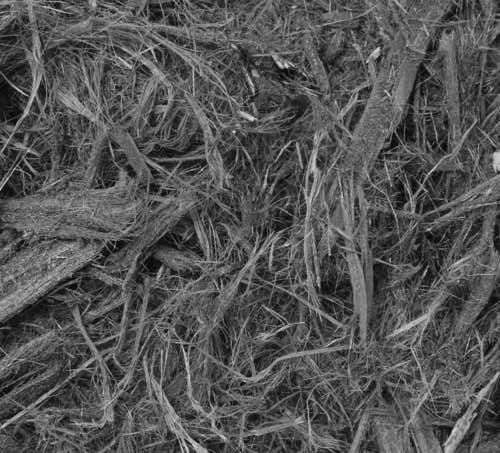
#> input picture Textures/Im01.jpg, 500 x 453 px
$ python a_extract_features.py --folder Textures   (older library calls are emulated)
#> lines starting #> are read from the running program, lines starting #| are printed output that depends on the picture; after the words box and inside, x2 and y2 are one past the last pixel; in counts of white or black regions, pixels touching at a corner belong together
### feature_extraction/shape_features.py
"""
Shape Feature Extraction Module

This module implements shape-based descriptors:
1. Fourier Transform Coefficients on contours
2. Histogram of Contour Directions
"""

import cv2
import numpy as np
from typing import Dict, Tuple, Optional


def find_largest_contour(image: np.ndarray) -> Optional[np.ndarray]:
    """
    Find the contour with the most points in the image.

    Args:
        image: Input image (grayscale or color)

    Returns:
        The largest contour or None if no contours found
    """
    # Convert to grayscale if needed
    if len(image.shape) == 3:
        gray = cv2.cvtColor(image, cv2.COLOR_BGR2GRAY)
    else:
        gray = image.copy()

    # Apply binary threshold
    _, binary = cv2.threshold(gray, 127, 255, cv2.THRESH_BINARY)

    # Find contours
    contours, _ = cv2.findContours(binary, cv2.RETR_EXTERNAL, cv2.CHAIN_APPROX_NONE)

    if not contours:
        return None

    # Return contour with most points
    largest_contour = max(contours, key=len)
    return largest_contour


def compute_fourier_descriptors(contour: np.ndarray, num_descriptors: int = 20) -> np.ndarray:
    """
    Compute Fourier descriptors from a contour.

    The Fourier descriptors are obtained by:
    1. Treating the contour as a complex function: z(t) = x(t) + j*y(t)
    2. Computing the FFT
    3. Keeping the first N coefficients (normalized and translation/rotation invariant)

    Args:
        contour: Contour points array of shape (N, 1, 2)
        num_descriptors: Number of Fourier descriptors to keep

    Returns:
        Array of Fourier descriptor magnitudes
    """
    # Reshape contour to (N, 2)
    contour = contour.reshape(-1, 2)

    # Convert to complex representation
    complex_contour = contour[:, 0] + 1j * contour[:, 1]

    # Compute FFT
    fourier_result = np.fft.fft(complex_contour)

    # Take magnitude and normalize
    fourier_magnitudes = np.abs(fourier_result)

    # Make translation invariant (remove DC component)
    fourier_magnitudes[0] = 0

    # Make scale invariant (normalize by first non-zero coefficient)
    if fourier_magnitudes[1] != 0:
        fourier_magnitudes = fourier_magnitudes / fourier_magnitudes[1]

    # Return first num_descriptors coefficients
    descriptors = fourier_magnitudes[:num_descriptors]

    return descriptors


def compute_contour_direction_histogram(contour: np.ndarray, num_bins: int = 8) -> np.ndarray:
    """
    Compute histogram of contour directions.

    This descriptor captures the distribution of edge orientations along the contour.

    Args:
        contour: Contour points array of shape (N, 1, 2)
        num_bins: Number of histogram bins (typically 8 for 8 directions)

    Returns:
        Normalized histogram of contour directions
    """
    # Reshape contour
    contour = contour.reshape(-1, 2)

    if len(contour) < 2:
        return np.zeros(num_bins)

    # Compute direction vectors between consecutive points
    directions = np.diff(contour, axis=0)

    # Compute angles (in radians)
    angles = np.arctan2(directions[:, 1], directions[:, 0])

    # Convert to degrees and normalize to [0, 360)
    angles_deg = np.degrees(angles) % 360

    # Create histogram
    hist, _ = np.histogram(angles_deg, bins=num_bins, range=(0, 360))

    # Normalize histogram
    hist = hist.astype(np.float32)
    if np.sum(hist) > 0:
        hist = hist / np.sum(hist)

    return hist


def extract_shape_features(image: np.ndarray,
                          num_fourier: int = 20,
                          num_direction_bins: int = 8) -> Dict[str, np.ndarray]:
    """
    Extract all shape features from an image.

    Args:
        image: Input image
        num_fourier: Number of Fourier descriptors
        num_direction_bins: Number of bins for direction histogram

    Returns:
        Dictionary containing:
            - 'fourier_descriptors': Fourier transform coefficients
            - 'direction_histogram': Histogram of contour directions
            - 'combined': Concatenated feature vector
    """
    # Find largest contour
    contour = find_largest_contour(image)

    if contour is None or len(contour) < 10:
        # Return zero features if no valid contour found
        fourier_desc = np.zeros(num_fourier)
        direction_hist = np.zeros(num_direction_bins)
    else:
        # Compute Fourier descriptors
        fourier_desc = compute_fourier_descriptors(contour, num_fourier)

        # Compute direction histogram
        direction_hist = compute_contour_direction_histogram(contour, num_direction_bins)

    # Combine all shape features
    combined = np.concatenate([fourier_desc, direction_hist])

    return {
        'fourier_descriptors': fourier_desc.tolist(),
        'direction_histogram': direction_hist.tolist(),
        'combined': combined.tolist()
    }


# [16 lines that do not run on import are left out]

### feature_extraction/texture_features.py
"""
Texture Feature Extraction Module

This module implements texture-based descriptors:
1. Gabor Filters (multiple orientations and scales)
2. Tamura Features (coarseness, contrast, directionality)
"""

import cv2
import numpy as np
from typing import Dict, List, Tuple
from scipy import ndimage


def create_gabor_kernels(ksize: int = 21,
                        orientations: List[float] = None,
                        scales: List[float] = None) -> List[np.ndarray]:
    """
    Create a bank of Gabor filter kernels.

    Args:
        ksize: Kernel size
        orientations: List of orientations in degrees (default: [0, 45, 90, 135])
        scales: List of scales (wavelengths) for the filters

    Returns:
        List of Gabor kernels
    """
    if orientations is None:
        orientations = [0, 45, 90, 135]

    if scales is None:
        scales = [3, 5, 7]

    kernels = []
    for theta in orientations:
        theta_rad = np.deg2rad(theta)
        for lambd in scales:
            kernel = cv2.getGaborKernel(
                (ksize, ksize),
                sigma=5.0,
                theta=theta_rad,
                lambd=lambd,
                gamma=0.5,
                psi=0
            )
            kernels.append(kernel)

    return kernels


def extract_gabor_features(image: np.ndarray) -> np.ndarray:
    """
    Extract Gabor filter features from an image.

    For each Gabor filter, we compute the mean and standard deviation
    of the filter response, creating a texture descriptor.

    Args:
        image: Input image (grayscale or color)

    Returns:
        Array of Gabor features (mean and std for each filter)
    """
    # Convert to grayscale if needed
    if len(image.shape) == 3:
        gray = cv2.cvtColor(image, cv2.COLOR_BGR2GRAY)
    else:
        gray = image.copy()

    # Normalize image
    gray = gray.astype(np.float32) / 255.0

    # Create Gabor kernels
    kernels = create_gabor_kernels()

    features = []
    for kernel in kernels:
        # Apply Gabor filter
        filtered = cv2.filter2D(gray, cv2.CV_32F, kernel)

        # Compute statistics
        mean = np.mean(filtered)
        std = np.std(filtered)

        features.extend([mean, std])

    return np.array(features)


def compute_tamura_coarseness(image: np.ndarray, kmax: int = 5) -> float:
    """
    Compute Tamura coarseness feature.

    Coarseness measures the texture granularity. Larger values indicate
    coarser textures.

    Args:
        image: Grayscale image
        kmax: Maximum window size parameter (2^kmax x 2^kmax)

    Returns:
        Coarseness value
    """
    # Convert to grayscale if needed
    if len(image.shape) == 3:
        gray = cv2.cvtColor(image, cv2.COLOR_BGR2GRAY)
    else:
        gray = image.copy()

    gray = gray.astype(np.float32)
    h, w = gray.shape

    # Compute average over neighborhoods of different sizes
    A_k = []
    for k in range(kmax):
        window_size = 2 ** k
        # Use uniform filter for averaging
        avg = ndimage.uniform_filter(gray, size=window_size)
        A_k.append(avg)

    # Compute differences between non-overlapping neighborhoods
    E_h = np.zeros((kmax, h, w))
    E_v = np.zeros((kmax, h, w))

    for k in range(kmax):
        window_size = 2 ** k
        # Horizontal and vertical differences
        E_h[k] = np.abs(
            np.roll(A_k[k], window_size, axis=1) -
            np.roll(A_k[k], -window_size, axis=1)
        )
        E_v[k] = np.abs(
            np.roll(A_k[k], window_size, axis=0) -
            np.roll(A_k[k], -window_size, axis=0)
        )

    # Find the k that maximizes E in either direction for each pixel
    E_max = np.maximum(E_h, E_v)
    k_best = np.argmax(E_max, axis=0)

    # Compute coarseness
    S_best = 2 ** k_best
    coarseness = np.mean(S_best)

    return float(coarseness)


def compute_tamura_contrast(image: np.ndarray) -> float:
    """
    Compute Tamura contrast feature.

    Contrast measures the dynamic range of gray levels.

    Args:
        image: Grayscale image

    Returns:
        Contrast value
    """
    # Convert to grayscale if needed
    if len(image.shape) == 3:
        gray = cv2.cvtColor(image, cv2.COLOR_BGR2GRAY)
    else:
        gray = image.copy()

    gray = gray.astype(np.float32)

    # Compute standard deviation and kurtosis
    mu = np.mean(gray)
    sigma = np.std(gray)

    # Fourth moment (kurtosis)
    mu4 = np.mean((gray - mu) ** 4)

    if sigma == 0:
        return 0.0

    # Contrast formula
    alpha4 = mu4 / (sigma ** 4)
    contrast = sigma / (alpha4 ** 0.25) if alpha4 > 0 else 0

    return float(contrast)


def compute_tamura_directionality(image: np.ndarray, num_bins: int = 16) -> Tuple[float, np.ndarray]:
    """
    Compute Tamura directionality feature.

    Directionality measures the degree to which the texture has a dominant direction.

    Args:
        image: Grayscale image
        num_bins: Number of bins for direction histogram

    Returns:
        Tuple of (directionality_value, direction_histogram)
    """
    # Convert to grayscale if needed
    if len(image.shape) == 3:
        gray = cv2.cvtColor(image, cv2.COLOR_BGR2GRAY)
    else:
        gray = image.copy()

    gray = gray.astype(np.float32)

    # Compute gradients using Sobel operators
    delta_h = cv2.Sobel(gray, cv2.CV_32F, 1, 0, ksize=3)
    delta_v = cv2.Sobel(gray, cv2.CV_32F, 0, 1, ksize=3)

    # Compute gradient magnitude
    delta_g = np.sqrt(delta_h ** 2 + delta_v ** 2)

    # Compute gradient direction
    theta = np.arctan2(delta_v, delta_h)
    theta = (theta + np.pi) * (180 / np.pi)  # Convert to degrees [0, 360)

    # Quantize directions
    theta = theta % 180  # Use 180 degrees (0-180)

    # Only consider pixels with significant gradient
    threshold = np.mean(delta_g) * 0.1
    mask = delta_g > threshold

    # Build histogram
    if np.sum(mask) > 0:
        hist, bin_edges = np.histogram(
            theta[mask],
            bins=num_bins,
            range=(0, 180)
        )
        hist = hist.astype(np.float32)
        hist = hist / np.sum(hist)  # Normalize
    else:
        hist = np.zeros(num_bins, dtype=np.float32)

    # Compute directionality measure (peakedness of histogram)
    # Higher values indicate stronger directionality
    bin_centers = (bin_edges[:-1] + bin_edges[1:]) / 2

    # Find peaks in histogram
    if np.max(hist) > 0:
        # Directionality is inversely related to histogram variance
        mean_angle = np.sum(bin_centers * hist)
        variance = np.sum(hist * ((bin_centers - mean_angle) ** 2))
        directionality = 1.0 - variance / 1000.0  # Normalize
    else:
        directionality = 0.0

    return float(directionality), hist


def extract_tamura_features(image: np.ndarray) -> Dict[str, any]:
    """
    Extract all Tamura texture features.

    Args:
        image: Input image

    Returns:
        Dictionary containing:
            - 'coarseness': Coarseness value
            - 'contrast': Contrast value
            - 'directionality': Directionality value
            - 'direction_histogram': Direction histogram
    """
    coarseness = compute_tamura_coarseness(image)
    contrast = compute_tamura_contrast(image)
    directionality, dir_hist = compute_tamura_directionality(image)

    return {
        'coarseness': float(coarseness),
        'contrast': float(contrast),
        'directionality': float(directionality),
        'direction_histogram': dir_hist.tolist()
    }


def extract_texture_features(image: np.ndarray) -> Dict[str, any]:
    """
    Extract all texture features from an image.

    Args:
        image: Input image

    Returns:
        Dictionary containing:
            - 'gabor_features': Gabor filter responses
            - 'tamura_features': Tamura texture features
            - 'combined': Concatenated feature vector
    """
    # Extract Gabor features
    gabor_features = extract_gabor_features(image)

    # Extract Tamura features
    tamura_features = extract_tamura_features(image)

    # Combine into a single feature vector
    combined = np.concatenate([
        gabor_features,
        [tamura_features['coarseness']],
        [tamura_features['contrast']],
        [tamura_features['directionality']],
        tamura_features['direction_histogram']
    ])

    return {
        'gabor_features': gabor_features.tolist(),
        'tamura_coarseness': tamura_features['coarseness'],
        'tamura_contrast': tamura_features['contrast'],
        'tamura_directionality': tamura_features['directionality'],
        'tamura_direction_histogram': tamura_features['direction_histogram'],
        'combined': combined.tolist()
    }


# [15 lines that do not run on import are left out]

### a_extract_features.py
"""
Program (a): Feature Extraction to JSON

This program processes all images in a folder and extracts both shape and
texture features, saving them to JSON files with the same name as each image.

Usage:
    python a_extract_features.py --folder <path_to_image_folder>

Example:
    python a_extract_features.py --folder ./images/dataset1
"""

import os
import json
import argparse
import cv2
import numpy as np
from pathlib import Path
from typing import Dict, List
from feature_extraction.shape_features import extract_shape_features
from feature_extraction.texture_features import extract_texture_features


def is_image_file(filename: str) -> bool:
    """
    Check if a file is an image based on its extension.

    Args:
        filename: Name of the file

    Returns:
        True if the file is an image
    """
    valid_extensions = {'.jpg', '.jpeg', '.png', '.bmp', '.tiff', '.tif', '.gif'}
    ext = Path(filename).suffix.lower()
    return ext in valid_extensions


def extract_all_features(image_path: str) -> Dict:
    """
    Extract all features (shape + texture) from an image.

    Args:
        image_path: Path to the image file

    Returns:
        Dictionary containing all extracted features
    """
    # Load image
    image = cv2.imread(image_path)

    if image is None:
        raise ValueError(f"Failed to load image: {image_path}")

    # Extract shape features
    print(f"  - Extracting shape features...")
    shape_features = extract_shape_features(image)

    # Extract texture features
    print(f"  - Extracting texture features...")
    texture_features = extract_texture_features(image)

    # Combine all features
    all_features = {
        'image_path': image_path,
        'image_name': os.path.basename(image_path),
        'shape_features': shape_features,
        'texture_features': texture_features,
        'combined_feature_vector': (
            shape_features['combined'] +
            texture_features['combined']
        )
    }

    return all_features


def process_folder(folder_path: str, output_folder: str = None) -> List[str]:
    """
    Process all images in a folder and save features to JSON files.

    Args:
        folder_path: Path to the folder containing images
        output_folder: Optional output folder for JSON files (default: same as input)

    Returns:
        List of processed image paths
    """
    if not os.path.exists(folder_path):
        raise ValueError(f"Folder not found: {folder_path}")

    # Use input folder as output folder if not specified
    if output_folder is None:
        output_folder = folder_path
    else:
        os.makedirs(output_folder, exist_ok=True)

    # Get all image files
    image_files = [
        f for f in os.listdir(folder_path)
        if is_image_file(f)
    ]

    if not image_files:
        print(f"No image files found in {folder_path}")
        return []

    print(f"Found {len(image_files)} images to process")
    print("=" * 70)

    processed_files = []

    for i, image_file in enumerate(image_files, 1):
        image_path = os.path.join(folder_path, image_file)

        print(f"\n[{i}/{len(image_files)}] Processing: {image_file}")

        try:
            # Extract features
            features = extract_all_features(image_path)

            # Create JSON filename
            json_filename = Path(image_file).stem + '.json'
            json_path = os.path.join(output_folder, json_filename)

            # Save to JSON
            with open(json_path, 'w', encoding='utf-8') as f:
                json.dump(features, f, indent=2, ensure_ascii=False)

            print(f"  ✓ Features saved to: {json_filename}")
            print(f"  - Shape feature dimensions: {len(features['shape_features']['combined'])}")
            print(f"  - Texture feature dimensions: {len(features['texture_features']['combined'])}")
            print(f"  - Total feature dimensions: {len(features['combined_feature_vector'])}")

            processed_files.append(image_path)

        except Exception as e:
            print(f"  ✗ Error processing {image_file}: {str(e)}")
            continue

    print("\n" + "=" * 70)
    print(f"Processing complete! {len(processed_files)}/{len(image_files)} images processed successfully.")

    return processed_files


def main():
    """Main function."""
    parser = argparse.ArgumentParser(
        description='Extract features from all images in a folder and save to JSON files.'
    )
    parser.add_argument(
        '--folder',
        type=str,
        required=True,
        help='Path to the folder containing images'
    )
    parser.add_argument(
        '--output',
        type=str,
        default=None,
        help='Output folder for JSON files (default: same as input folder)'
    )

    args = parser.parse_args()

    print("=" * 70)
    print("Program (a): Feature Extraction to JSON")
    print("=" * 70)
    print(f"Input folder: {args.folder}")
    print(f"Output folder: {args.output or args.folder}")
    print()

    try:
        processed_files = process_folder(args.folder, args.output)
#> in extract_all_features, image is the input picture: shape (453, 500, 3); min 0, max 218, mean 84.1
#> in find_largest_contour, `_, binary = cv2.threshold(gray, 127, 255, cv2.THRESH_BINARY)`:
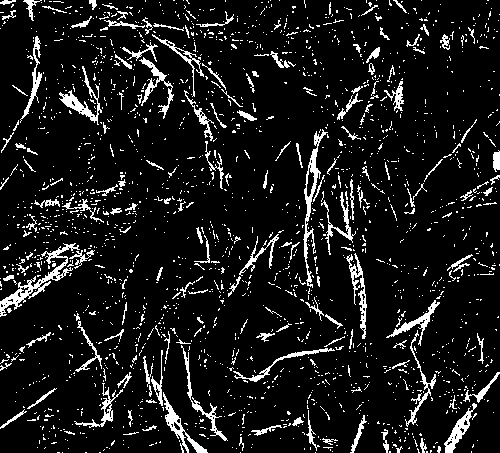
#> binary: shape (453, 500); 9.6% white in thin lines or dots
#> in find_largest_contour, `contours, _ = cv2.findContours(binary, cv2.RETR_EXTERNAL, cv2.CHAIN_AP..`: contours = 2000 contours, 1911 with area under 20; largest, box (x1, y1, x2, y2) and area: (0, 243, 80, 317) 848, (303, 129, 328, 288) 676, (163, 392, 208, 453) 462, (444, 403, 477, 453) 434, (59, 66, 102, 125) 408
#> in find_largest_contour, `largest_contour = max(contours, key=len)`: largest_contour = contour of 478 points, box (x1, y1, x2, y2) (0, 243, 80, 317), area 848
#> in extract_shape_features, `contour = find_largest_contour(image)`: contour has the same summary as largest_contour in find_largest_contour
#> in compute_fourier_descriptors, `contour = contour.reshape(-1, 2)`: contour = 478 pairs, first value 0 to 79, second value 243 to 316
#> in compute_fourier_descriptors, `fourier_magnitudes = np.abs(fourier_result)`: fourier_magnitudes = 478 values, max 133258.5 at index 0, min 0.686 at index 204, mean 378.2
#> in compute_fourier_descriptors, `fourier_magnitudes = fourier_magnitudes / fourier_magnitudes[1]`: fourier_magnitudes = 478 values, max 1.47 at index 477, min 0 at index 0, mean 0.0132
#> in compute_fourier_descriptors, `descriptors = fourier_magnitudes[:num_descriptors]`: descriptors = 20 values, max 1 at index 1, min 0 at index 0, mean 0.114
#> in extract_shape_features, `fourier_desc = compute_fourier_descriptors(contour, num_fourier)`: fourier_desc has the same summary as descriptors in compute_fourier_descriptors
#> in compute_contour_direction_histogram, `directions = np.diff(contour, axis=0)`: directions = 477 pairs, first value -1 to 1, second value -1 to 1
#> in compute_contour_direction_histogram, `angles = np.arctan2(directions[:, 1], directions[:, 0])`: angles = 477 values, max 3.14 at index 5, min -2.36 at index 11, mean 0.673
#> in compute_contour_direction_histogram, `angles_deg = np.degrees(angles) % 360`: angles_deg = 477 values, max 315 at index 13, min 0 at index 1, mean 159.3
#> in compute_contour_direction_histogram, `hist, _ = np.histogram(angles_deg, bins=num_bins, range=(0, 360))`: hist = [81, 28, 49, 84, 75, 33, 43, 84]
#> in compute_contour_direction_histogram, `hist = hist / np.sum(hist)`: hist = [0.17, 0.0587, 0.103, 0.176, 0.157, 0.0692, 0.0901, 0.176]
#> in extract_shape_features, `direction_hist = compute_contour_direction_histogram(contour, num_dire..`: direction_hist has the same summary as hist in compute_contour_direction_histogram
#> in extract_shape_features, `combined = np.concatenate([fourier_desc, direction_hist])`: combined = 28 values, max 1 at index 1, min 0 at index 0, mean 0.117
#> in extract_all_features, `shape_features = extract_shape_features(image)`: shape_features = 3 items
#> the loop in extract_gabor_features, `for kernel in kernels:` made 12 passes
#> (mean, std) on passes 1 to 8: (0.0887, 0.64), (0.346, 1.28), (0.586, 1.84), (0.12, 0.535), (0.313, 1.19), (0.654, 1.78), (0.0885, 0.573), (0.346, 1.04)
#> pass 1, in extract_gabor_features, `filtered = cv2.filter2D(gray, cv2.CV_32F, kernel)`:
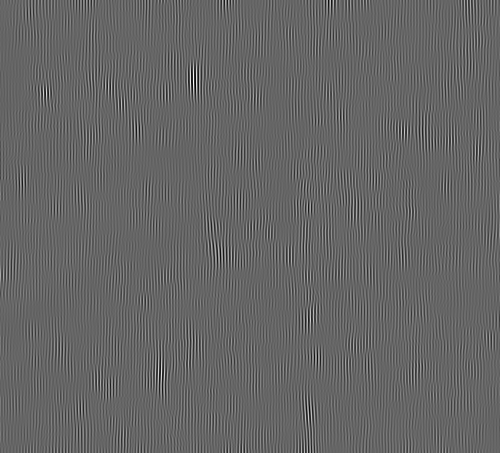
#> filtered: shape (453, 500) float32; min -3.53, max 5.51, mean 0.0887; drawn with min black and max white
#> pass 2, in extract_gabor_features, `filtered = cv2.filter2D(gray, cv2.CV_32F, kernel)`:
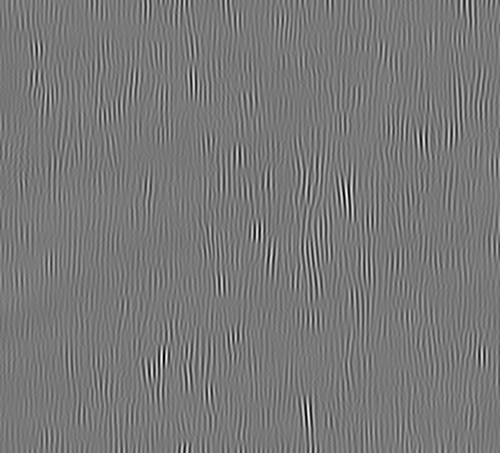
#> filtered: shape (453, 500) float32; min -7.77, max 9.29, mean 0.346; drawn with min black and max white
#> pass 3, in extract_gabor_features, `filtered = cv2.filter2D(gray, cv2.CV_32F, kernel)`:
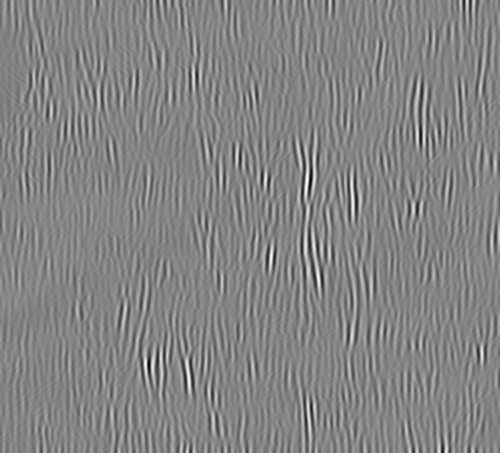
#> filtered: shape (453, 500) float32; min -11.42, max 11.83, mean 0.586; drawn with min black and max white
#> after the loop in extract_gabor_features, `for kernel in kernels:`:
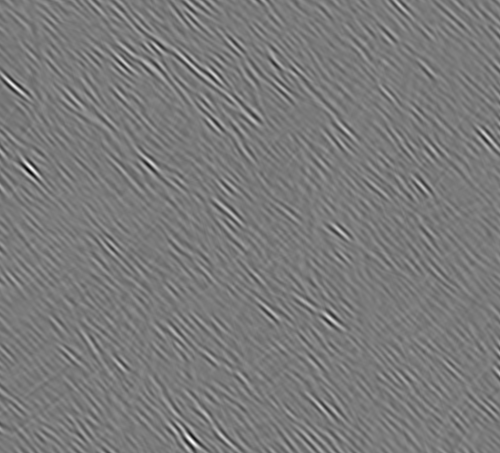
#> filtered: shape (453, 500) float32; min -12.62, max 14.92, mean 0.654; drawn with min black and max white
#> after the loop in extract_gabor_features, `for kernel in kernels:`: features = [0.0887, 0.64, 0.346, 1.28, 0.586, 1.84, 0.12, 0.535, 0.313, 1.19, 0.654, 1.78, 0.0885, 0.573, 0.346, 1.04, 0.587, 1.45, 0.12, 0.5, 0.313, 1.1, 0.654, 1.56]
#> in extract_texture_features, `gabor_features = extract_gabor_features(image)`: gabor_features = 24 values, max 1.84 at index 5, min 0.0885 at index 12, mean 0.737
#> (the rest of the program and of its run is left out)
